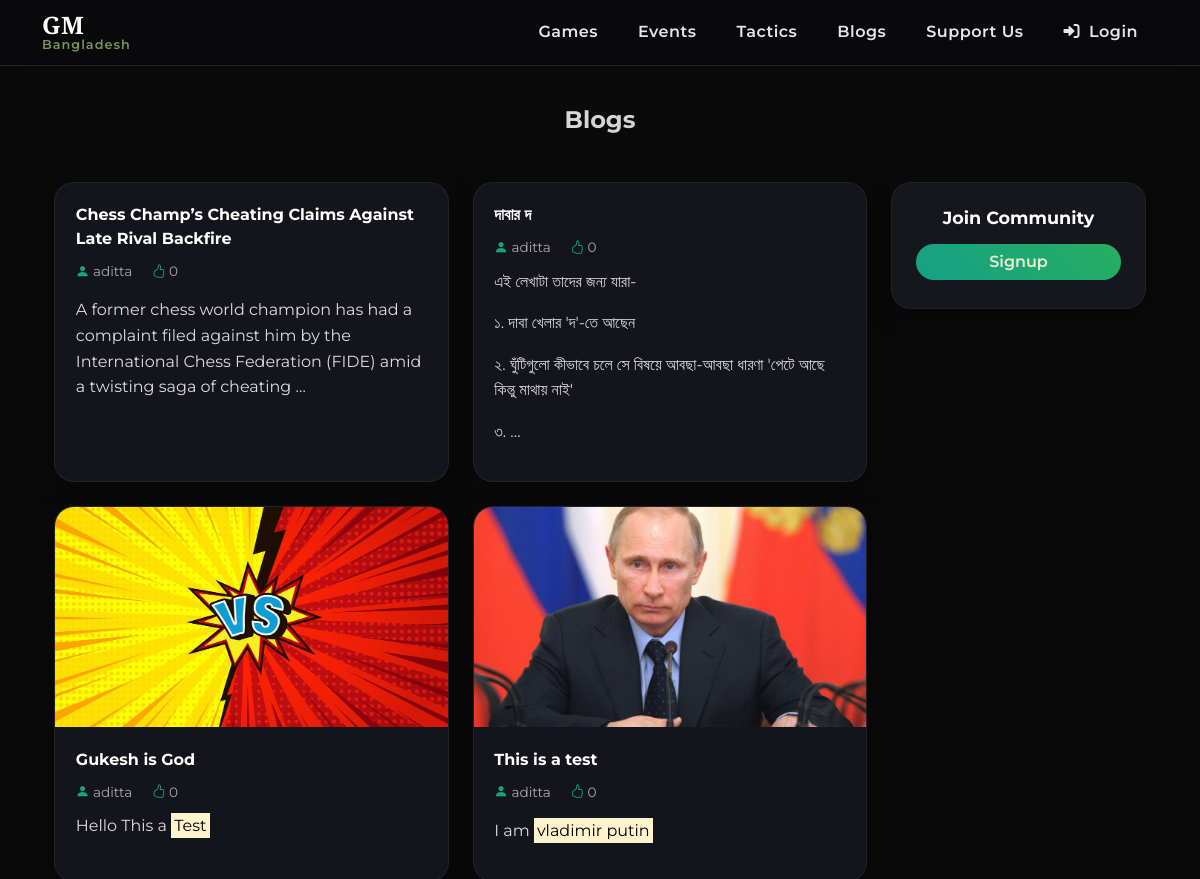
/blogs/user/aditta/ (upper part), run on an earlier commit of the app's database.
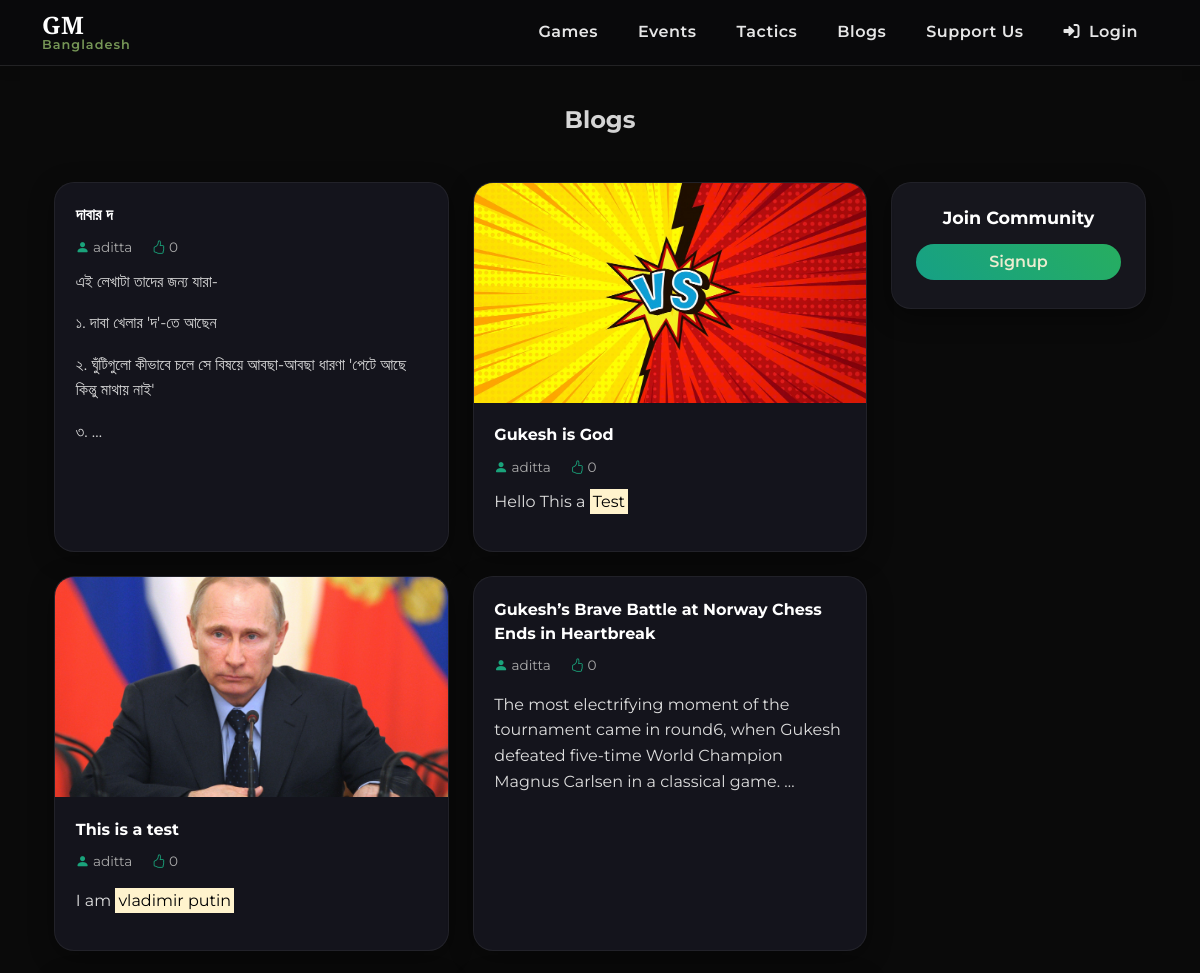
And on a later commit of the database.
### news/models.py (models this page shows, shortened)
class Article(models.Model):
    title = models.CharField(max_length=200)
    slug = models.SlugField(unique=True, blank=True, max_length=200)
    content = CKEditor5Field('Text', config_name='extends')
    author = models.ForeignKey('auth.User', on_delete=models.CASCADE)
    image = models.ImageField(upload_to='articles/', blank=True, null=True)
    published_at = models.DateTimeField(auto_now_add=True)
    is_big_news = models.BooleanField(default=False)
    likes = models.ManyToManyField(User, related_name="liked_articles", blank=True)

### news/views.py (the view)
# urls.py: path('blogs/user/<str:username>/', views.user_blogs, name='user_blogs'),
def user_blogs(request, username):
    user = get_object_or_404(User, username=username)
    blogs = Article.objects.filter(author=user).order_by('-published_at')
    return render(request, 'news/user_article.html', {'blogs': blogs, 'filtered_user': user})

### news/templatetags/nw_filter.py (called while the page is built)
@register.filter(name='remove_img_tags')
def remove_img_tags(value):
    return re.sub(r'<img[^>]*>', '', value)

### news/templates/news/user_article.html (shortened to what this page needs)
{% extends "news/base.html" %}
{% load nw_filter %}
{% block content %}
<div class="container my-4">
    <h4 class="page-title">{{ request.user.username }} Blogs </h4>
    <div class="row g-4">
        {% if request.user.is_authenticated %}
        <div class="col-lg-3 col-md-4 order-1 order-md-2">
            <div class="sidebar p-4">
                <h5 class="mb-3">
                    <i class="bi bi-journal-text"></i>
                    {{ request.user.username }}'s Blog
                </h5>
                <a href="{% url 'user_blogs' request.user.username %}" class="blog">
                    <i class="bi bi-person-lines-fill me-2"></i>My Blogs
                </a>
                <a href="{% url 'all_blogs' %}" class="blog">
                    <i class="bi bi-collection me-2"></i>All Blogs
                </a>
                <a href="{% url 'write_article' %}" class="btn btn-success w-100 mt-3">
                    <i class="bi bi-plus-circle"></i> Create Post
                </a>
            </div>
        </div>
        {% else %}
        <div class="col-lg-3 col-md-4 order-1 order-md-2">
            <div class="sidebar p-4 text-center">
                <h5 class="mb-3">Join Community</h5>
                <a href="{% url 'register' %}" class="btn btn-success w-100">
                    Signup
                </a>
            </div>
        </div>
        {% endif %}
        <div class="col-lg-9 col-md-8 order-2 order-md-1">
            <div class="row g-4">
                {% for blog in blogs %}
                <div class="col-lg-6 col-md-6 col-sm-12">
                    <div class="blog-card h-100">
                        {% if blog.image %}
                        <img src="{{ blog.image.url }}" class="blog-img">
                        {% endif %}
                        <div class="blog-body">
                            <div class="blog-title">
                                <a href="{% url 'article_detail' slug=blog.slug %}">
                                    {{ blog.title }}
                                </a>
                            </div>
                            <div class="meta">
                                <span class="me-3">
                                    <i class="bi bi-person-fill"></i>
                                    {{ blog.author.username }}
                                </span>
                                <span>
                                    <i class="bi bi-hand-thumbs-up"></i>
                                    {{ blog.likes.count }}
                                </span>
                            </div>
                            <div class="blog-text">
                                {{ blog.content|remove_img_tags|truncatewords:25|safe }}
                            </div>
                        </div>
                    </div>
                </div>
                {% empty %}
                <div class="empty">
                    <h4>No blogs available yet</h4>
                    <p>Be the first to share something with the community.</p>
                </div>
                {% endfor %}
            </div>
        </div>
    </div>
</div>
{% endblock %}

What changed in the data, as far as the page shows it:
no longer on this page (row edited): Article: title "Chess Champ’s Cheating Claims Against Late Rival Backfire", author.username "aditta", likes.count "0", content|remove_img_tags "A former chess world champion has had a complaint filed against him by the International Chess Federation (FIDE) amid a twisting saga of cheating …"
now on this page (row unchanged): Article: title "Gukesh’s Brave Battle at Norway Chess Ends in Heartbreak", author.username "aditta", likes.count "0", content|remove_img_tags "The most electrifying moment of the tournament came in round6, when Gukesh defeated five-time World Champion Magnus Carlsen in a classical game. …"
